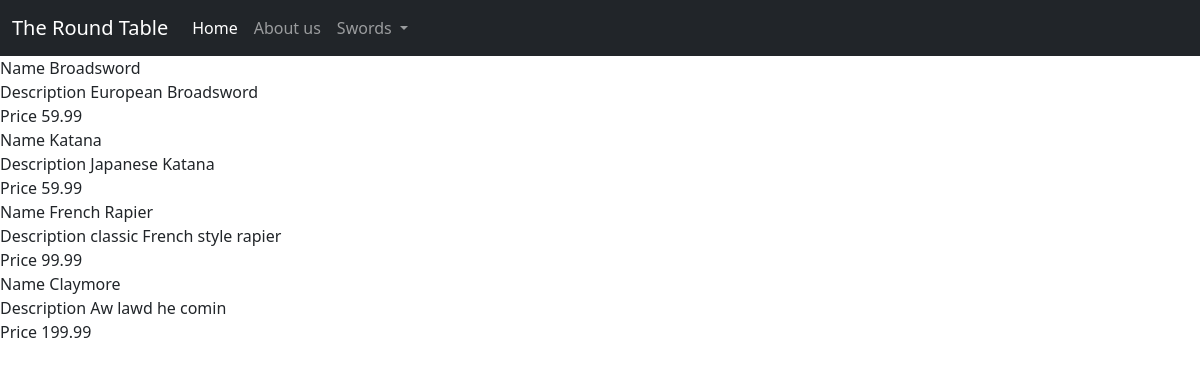
/allproducts/, run on an earlier commit of the app's database.
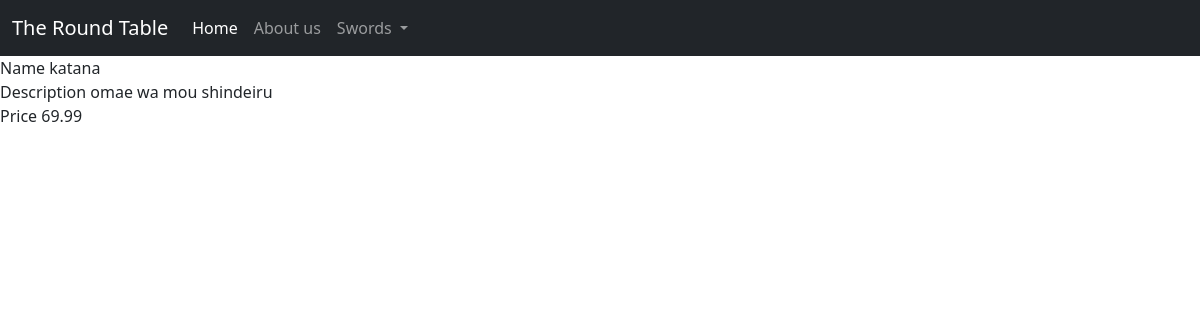
And on a later commit of the database.
### store_app/models.py (models this page shows)
class Product(models.Model):
    id = models.AutoField(primary_key=True)
    name = models.CharField(max_length=200)
    description = models.CharField(max_length=500)
    price = models.DecimalField(max_digits=10, decimal_places=2)
    picture = models.FileField(upload_to='product_img/', blank=True)

### store_app/views.py (the view)
# urls.py: path('allproducts/', views.all_products, name='all_products'),
def all_products(request):
	all_p = Product.objects.all()
	return render(request, 'all_products.html', {'products' : all_p})

### store_app/templates/all_products.html (shortened to what this page needs)
{% extends "base.html" %}
{% block content %}
    {% for p in products %}
        <div>
            Name {{ p.name }}<br/>
            Description {{ p.description }}<br/>
            Price {{ p.price }}
        </div>
    {%  endfor %}
{% endblock %}

### store_app/templates/base.html (shortened to what this page needs)
<!DOCTYPE html>
<html lang="en">
<head>
    <link href="https://cdn.jsdelivr.net/npm/bootstrap@5.0.0-beta1/dist/css/bootstrap.min.css" rel="stylesheet">
    <link rel="stylesheet" href="https://cdn.jsdelivr.net/npm/bootstrap-icons@1.3.0/font/bootstrap-icons.css">
</head>
<body>
<nav class="navbar navbar-expand-lg navbar-dark bg-dark">
  <div class="container-fluid">
    <a class="navbar-brand" href="#">The Round Table</a>
    <div class="collapse navbar-collapse" id="navbarNavDropdown">
      <ul class="navbar-nav">
        <li class="nav-item">
          <a class="nav-link active" aria-current="page" href="#">Home</a>
        </li>
        <li class="nav-item">
          <a class="nav-link" href="#">About us</a>
        </li>
        <li class="nav-item dropdown">
          <a class="nav-link dropdown-toggle" href="#" id="navbarDropdownMenuLink" role="button" data-bs-toggle="dropdown" aria-expanded="false">
            Swords
          </a>
        </li>
      </ul>
    </div>
  </div>
</nav>
    {% block content %}
    {% endblock %}
</body>
</html>

What changed in the data, as far as the page shows it:
removed Product: name "Broadsword", description "European Broadsword", price "59.99"
removed Product: name "Katana", description "Japanese Katana", price "59.99"
removed Product: name "French Rapier", description "classic French style rapier", price "99.99"
removed Product: name "Claymore", description "Aw lawd he comin", price "199.99"
added Product: name "katana", description "omae wa mou shindeiru", price "69.99"
